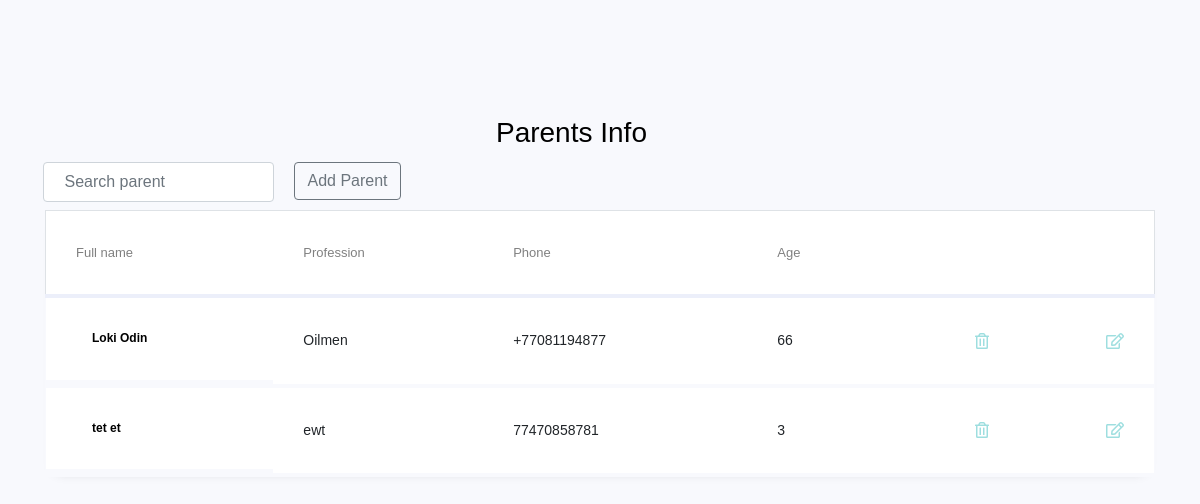
Screenshot of /info_parent with the database file from the repository.
### back_project/models.py (models this page shows)
class Parent(models.Model):
    parent_id = models.IntegerField(primary_key=True)
    first_name = models.CharField(max_length=45, null=True)
    last_name = models.CharField(max_length=45, null=True)
    phone = models.CharField(max_length=45, null=True)
    proff = models.CharField(max_length=45,null=True)
    age = models.IntegerField(null=True)
    student_id = models.ForeignKey(Student, on_delete=models.CASCADE)
    gender =models.PositiveSmallIntegerField(choices=GENDER_CHOICES, null=True, blank=True)
    status = models.CharField(choices=STATUS_CHOICES, null=True, max_length=25)

### back_project/views.py (the view)
# urls.py: path('info_parent', views.info_parent, name='parent_info'),
def info_parent(request):
    parent = Parent.objects.all()
    context = {'parents': parent}
    return render(request, 'super_user/parent_info.html', context)

### back_project/templates/super_user/parent_info.html (shortened to what this page needs)
{% load static %}
<!doctype html>
<html lang="en">
<head>
<link rel="stylesheet" href="https://stackpath.bootstrapcdn.com/font-awesome/4.7.0/css/font-awesome.min.css">
<link rel="stylesheet" href="{% static 'back_project/css/main.css' %}">
<body>
<section class="ftco-section">
<div class="container">
<div class="row justify-content-center">
<div class="col-md-6 text-center mb-5">
<h2 class="heading-section h2">Parents Info</h2>
</div>
<div class="tema" id="add">
<input type="text"  class="search form-control" placeholder="Search parent">
    <a href="{% url 'parent' %}"><button class="btn btn-outline-secondary" type="submit">Add Parent</button> </a>
    </div>
</div>
<div class="row">
<div class="col-md-12">
<div class="table-wrap">
<table class="table table-hover table-bordered results">
<thead>
<tr>
<th>Full name</th>
<th>Profession</th>
<th>Phone</th>
<th>Age</th>
<th>&nbsp;</th>
<th>&nbsp;</th>
</tr>
</thead>
<tbody>
    {% for i in parents %}
<tr class="alert" role="alert">
<td class="d-flex align-items-center">
<div class="pl-3 email">
<span><font class="span weigdht"> {{ i.first_name }} {{ i.last_name }}</font> </span>
</div>
</td>
<td>{{i.proff}}</td>
<td class="status"> {{ i.phone }}</td>
<td class="status"> {{ i.age }}</td>
<td>
<button type="button" class="close" data-dismiss="alert" aria-label="Close">
<span aria-hidden="true"><a href="{% url 'parent_delete' i.parent_id %}"><i class="far fa-trash-alt fa-lg"></i></a></span>
</button>
</td>
<td>
<button type="button" class="close" data-dismiss="alert">
<span aria-hidden="true"><a href="{% url 'edit_parent' i.parent_id %}"><i class="far fa-edit fa-lg"></i></a></span>
</button>
</td>
</tr>
{% endfor %}
</tbody>
</table>
</div>
</div>
</div>
</div>
</section>
</body>
</html>

### rows the page displays
Parent: first_name "Loki", last_name "Odin", proff "Oilmen", phone "+77081194877", age "66"
Parent: first_name "tet", last_name "et", proff "ewt", phone "77470858781", age "3"
